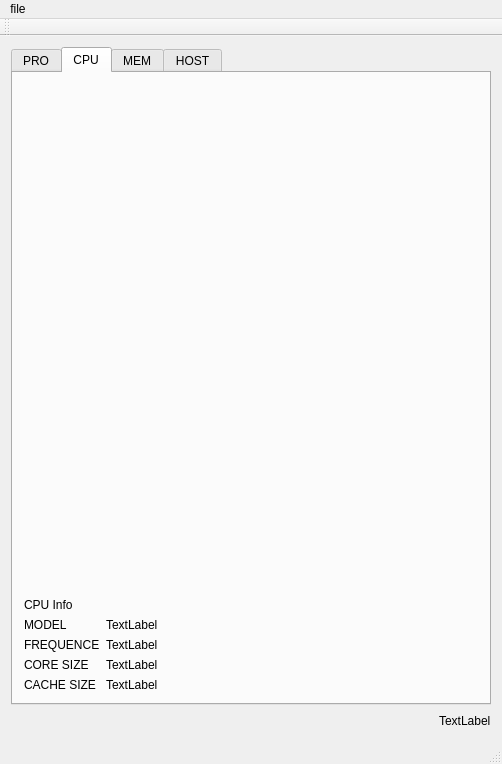
<?xml version="1.0" encoding="UTF-8"?>
<ui version="4.0">
 <class>MainWindow</class>
 <widget class="QMainWindow" name="MainWindow">
  <property name="geometry">
   <rect>
    <x>0</x>
    <y>0</y>
    <width>502</width>
    <height>421</height>
   </rect>
  </property>
  <property name="minimumSize">
   <size>
    <width>0</width>
    <height>0</height>
   </size>
  </property>
  <property name="windowTitle">
   <string>MainWindow</string>
  </property>
  <widget class="QWidget" name="centralWidget">
   <layout class="QGridLayout" name="gridLayout_5">
    <item row="0" column="0">
     <layout class="QGridLayout" name="gridLayout">
      <item row="1" column="0">
       <layout class="QHBoxLayout" name="horizontalLayout_2">
        <item>
         <spacer name="horizontalSpacer_5">
          <property name="orientation">
           <enum>Qt::Horizontal</enum>
          </property>
          <property name="sizeHint" stdset="0">
           <size>
            <width>40</width>
            <height>20</height>
           </size>
          </property>
         </spacer>
        </item>
        <item>
         <widget class="QLabel" name="status_label">
          <property name="text">
           <string>TextLabel</string>
          </property>
          <property name="margin">
           <number>2</number>
          </property>
         </widget>
        </item>
       </layout>
      </item>
      <item row="0" column="0">
       <widget class="QTabWidget" name="tabWidget">
        <property name="sizePolicy">
         <sizepolicy hsizetype="Preferred" vsizetype="Expanding">
          <horstretch>0</horstretch>
          <verstretch>0</verstretch>
         </sizepolicy>
        </property>
        <property name="currentIndex">
         <number>1</number>
        </property>
        <widget class="QWidget" name="tab">
         <attribute name="title">
          <string>PRO</string>
         </attribute>
         <layout class="QGridLayout" name="gridLayout_10">
          <item row="0" column="0">
           <layout class="QGridLayout" name="gridLayout_4">
            <item row="0" column="0">
             <layout class="QGridLayout" name="gridLayout_2">
              <item row="0" column="0">
               <widget class="QLineEdit" name="lineEdit"/>
              </item>
              <item row="0" column="1">
               <widget class="QPushButton" name="search_btn">
                <property name="text">
                 <string>SEARCH</string>
                </property>
               </widget>
              </item>
             </layout>
            </item>
            <item row="1" column="0">
             <layout class="QGridLayout" name="gridLayout_3">
              <item row="2" column="0" alignment="Qt::AlignRight">
               <widget class="QPushButton" name="killer_btn">
                <property name="text">
                 <string>KILL</string>
                </property>
               </widget>
              </item>
              <item row="1" column="0">
               <widget class="QTableWidget" name="tableWidget">
                <property name="sizePolicy">
                 <sizepolicy hsizetype="Expanding" vsizetype="Expanding">
                  <horstretch>1</horstretch>
                  <verstretch>0</verstretch>
                 </sizepolicy>
                </property>
                <property name="autoFillBackground">
                 <bool>false</bool>
                </property>
                <property name="sizeAdjustPolicy">
                 <enum>QAbstractScrollArea::AdjustToContents</enum>
                </property>
               </widget>
              </item>
             </layout>
            </item>
           </layout>
          </item>
         </layout>
        </widget>
        <widget class="QWidget" name="tab_3">
         <attribute name="title">
          <string>CPU</string>
         </attribute>
         <layout class="QGridLayout" name="gridLayout_13">
          <item row="0" column="0" colspan="2">
           <layout class="QVBoxLayout" name="verticalLayout">
            <item>
             <widget class="QChartView" name="widget" native="true">
              <property name="sizePolicy">
               <sizepolicy hsizetype="Preferred" vsizetype="Preferred">
                <horstretch>0</horstretch>
                <verstretch>0</verstretch>
               </sizepolicy>
              </property>
              <property name="minimumSize">
               <size>
                <width>0</width>
                <height>400</height>
               </size>
              </property>
             </widget>
            </item>
           </layout>
          </item>
          <item row="1" column="0">
           <widget class="QLabel" name="label_2">
            <property name="sizePolicy">
             <sizepolicy hsizetype="Preferred" vsizetype="Fixed">
              <horstretch>0</horstretch>
              <verstretch>0</verstretch>
             </sizepolicy>
            </property>
            <property name="text">
             <string>CPU Info</string>
            </property>
           </widget>
          </item>
          <item row="2" column="0">
           <layout class="QVBoxLayout" name="verticalLayout_3">
            <property name="sizeConstraint">
             <enum>QLayout::SetDefaultConstraint</enum>
            </property>
            <item>
             <widget class="QLabel" name="label_3">
              <property name="sizePolicy">
               <sizepolicy hsizetype="Fixed" vsizetype="Fixed">
                <horstretch>0</horstretch>
                <verstretch>0</verstretch>
               </sizepolicy>
              </property>
              <property name="text">
               <string>MODEL</string>
              </property>
             </widget>
            </item>
            <item>
             <widget class="QLabel" name="label_4">
              <property name="sizePolicy">
               <sizepolicy hsizetype="Fixed" vsizetype="Fixed">
                <horstretch>0</horstretch>
                <verstretch>0</verstretch>
               </sizepolicy>
              </property>
              <property name="text">
               <string>FREQUENCE</string>
              </property>
             </widget>
            </item>
            <item>
             <widget class="QLabel" name="label_5">
              <property name="sizePolicy">
               <sizepolicy hsizetype="Fixed" vsizetype="Fixed">
                <horstretch>0</horstretch>
                <verstretch>0</verstretch>
               </sizepolicy>
              </property>
              <property name="text">
               <string>CORE SIZE</string>
              </property>
             </widget>
            </item>
            <item>
             <widget class="QLabel" name="label_6">
              <property name="sizePolicy">
               <sizepolicy hsizetype="Fixed" vsizetype="Fixed">
                <horstretch>0</horstretch>
                <verstretch>0</verstretch>
               </sizepolicy>
              </property>
              <property name="text">
               <string>CACHE SIZE</string>
              </property>
             </widget>
            </item>
           </layout>
          </item>
          <item row="2" column="1">
           <layout class="QVBoxLayout" name="verticalLayout_4">
            <item>
             <widget class="QLabel" name="model_label">
              <property name="sizePolicy">
               <sizepolicy hsizetype="Preferred" vsizetype="Fixed">
                <horstretch>0</horstretch>
                <verstretch>0</verstretch>
               </sizepolicy>
              </property>
              <property name="text">
               <string>TextLabel</string>
              </property>
             </widget>
            </item>
            <item>
             <widget class="QLabel" name="frequence_label">
              <property name="sizePolicy">
               <sizepolicy hsizetype="Preferred" vsizetype="Fixed">
                <horstretch>0</horstretch>
                <verstretch>0</verstretch>
               </sizepolicy>
              </property>
              <property name="text">
               <string>TextLabel</string>
              </property>
             </widget>
            </item>
            <item>
             <widget class="QLabel" name="core_label">
              <property name="sizePolicy">
               <sizepolicy hsizetype="Preferred" vsizetype="Fixed">
                <horstretch>0</horstretch>
                <verstretch>0</verstretch>
               </sizepolicy>
              </property>
              <property name="text">
               <string>TextLabel</string>
              </property>
             </widget>
            </item>
            <item>
             <widget class="QLabel" name="cache_label">
              <property name="sizePolicy">
               <sizepolicy hsizetype="Preferred" vsizetype="Fixed">
                <horstretch>0</horstretch>
                <verstretch>0</verstretch>
               </sizepolicy>
              </property>
              <property name="text">
               <string>TextLabel</string>
              </property>
             </widget>
            </item>
           </layout>
          </item>
         </layout>
        </widget>
        <widget class="QWidget" name="tab_4">
         <attribute name="title">
          <string>MEM</string>
         </attribute>
         <layout class="QGridLayout" name="gridLayout_15">
          <item row="0" column="0">
           <layout class="QGridLayout" name="gridLayout_14">
            <item row="0" column="0">
             <widget class="QChartView" name="mem_widget" native="true">
              <property name="minimumSize">
               <size>
                <width>200</width>
                <height>300</height>
               </size>
              </property>
             </widget>
            </item>
            <item row="1" column="0">
             <widget class="QChartView" name="swap_widget" native="true">
              <property name="minimumSize">
               <size>
                <width>200</width>
                <height>300</height>
               </size>
              </property>
             </widget>
            </item>
           </layout>
          </item>
         </layout>
        </widget>
        <widget class="QWidget" name="tab_2">
         <attribute name="title">
          <string>HOST</string>
         </attribute>
         <layout class="QGridLayout" name="gridLayout_12">
          <item row="0" column="0">
           <layout class="QGridLayout" name="gridLayout_11">
            <item row="2" column="0">
             <layout class="QGridLayout" name="gridLayout_6">
              <item row="0" column="0">
               <widget class="QLabel" name="systime_label">
                <property name="maximumSize">
                 <size>
                  <width>120</width>
                  <height>16777215</height>
                 </size>
                </property>
                <property name="text">
                 <string>System Time</string>
                </property>
                <property name="alignment">
                 <set>Qt::AlignLeading|Qt::AlignLeft|Qt::AlignVCenter</set>
                </property>
               </widget>
              </item>
              <item row="0" column="2">
               <widget class="QLabel" name="systime_content_label">
                <property name="text">
                 <string>TextLabel</string>
                </property>
               </widget>
              </item>
              <item row="0" column="1">
               <spacer name="horizontalSpacer_2">
                <property name="orientation">
                 <enum>Qt::Horizontal</enum>
                </property>
                <property name="sizeType">
                 <enum>QSizePolicy::Fixed</enum>
                </property>
                <property name="sizeHint" stdset="0">
                 <size>
                  <width>10</width>
                  <height>20</height>
                 </size>
                </property>
               </spacer>
              </item>
             </layout>
            </item>
            <item row="0" column="0">
             <layout class="QGridLayout" name="gridLayout_7">
              <property name="verticalSpacing">
               <number>1</number>
              </property>
              <item row="0" column="2">
               <widget class="QLabel" name="host_content_label">
                <property name="text">
                 <string>TextLabel</string>
                </property>
               </widget>
              </item>
              <item row="0" column="0">
               <widget class="QLabel" name="host_label">
                <property name="maximumSize">
                 <size>
                  <width>120</width>
                  <height>16777215</height>
                 </size>
                </property>
                <property name="layoutDirection">
                 <enum>Qt::LeftToRight</enum>
                </property>
                <property name="text">
                 <string>Host</string>
                </property>
                <property name="alignment">
                 <set>Qt::AlignLeading|Qt::AlignLeft|Qt::AlignVCenter</set>
                </property>
                <property name="margin">
                 <number>0</number>
                </property>
               </widget>
              </item>
              <item row="0" column="1">
               <spacer name="horizontalSpacer">
                <property name="orientation">
                 <enum>Qt::Horizontal</enum>
                </property>
                <property name="sizeType">
                 <enum>QSizePolicy::Fixed</enum>
                </property>
                <property name="sizeHint" stdset="0">
                 <size>
                  <width>10</width>
                  <height>20</height>
                 </size>
                </property>
               </spacer>
              </item>
             </layout>
            </item>
            <item row="5" column="0">
             <spacer name="verticalSpacer_3">
              <property name="orientation">
               <enum>Qt::Vertical</enum>
              </property>
              <property name="sizeType">
               <enum>QSizePolicy::Fixed</enum>
              </property>
              <property name="sizeHint" stdset="0">
               <size>
                <width>20</width>
                <height>5</height>
               </size>
              </property>
             </spacer>
            </item>
            <item row="8" column="0">
             <spacer name="verticalSpacer_4">
              <property name="orientation">
               <enum>Qt::Vertical</enum>
              </property>
              <property name="sizeType">
               <enum>QSizePolicy::Fixed</enum>
              </property>
              <property name="sizeHint" stdset="0">
               <size>
                <width>20</width>
                <height>5</height>
               </size>
              </property>
             </spacer>
            </item>
            <item row="7" column="0">
             <layout class="QHBoxLayout" name="horizontalLayout_5">
              <item>
               <widget class="QLabel" name="label">
                <property name="maximumSize">
                 <size>
                  <width>120</width>
                  <height>16777215</height>
                 </size>
                </property>
                <property name="text">
                 <string>CPU</string>
                </property>
               </widget>
              </item>
              <item>
               <spacer name="horizontalSpacer_6">
                <property name="orientation">
                 <enum>Qt::Horizontal</enum>
                </property>
                <property name="sizeType">
                 <enum>QSizePolicy::Fixed</enum>
                </property>
                <property name="sizeHint" stdset="0">
                 <size>
                  <width>10</width>
                  <height>20</height>
                 </size>
                </property>
               </spacer>
              </item>
              <item>
               <widget class="QLabel" name="cpu_content_label">
                <property name="text">
                 <string>TextLabel</string>
                </property>
               </widget>
              </item>
             </layout>
            </item>
            <item row="1" column="0">
             <spacer name="verticalSpacer">
              <property name="orientation">
               <enum>Qt::Vertical</enum>
              </property>
              <property name="sizeType">
               <enum>QSizePolicy::Fixed</enum>
              </property>
              <property name="sizeHint" stdset="0">
               <size>
                <width>5</width>
                <height>5</height>
               </size>
              </property>
             </spacer>
            </item>
            <item row="6" column="0">
             <layout class="QGridLayout" name="gridLayout_9">
              <item row="0" column="0">
               <widget class="QLabel" name="sys_version_label">
                <property name="maximumSize">
                 <size>
                  <width>120</width>
                  <height>16777215</height>
                 </size>
                </property>
                <property name="text">
                 <string>System Version</string>
                </property>
                <property name="alignment">
                 <set>Qt::AlignLeading|Qt::AlignLeft|Qt::AlignVCenter</set>
                </property>
               </widget>
              </item>
              <item row="0" column="2">
               <widget class="QLabel" name="sys_version_content_label">
                <property name="text">
                 <string>TextLabel</string>
                </property>
               </widget>
              </item>
              <item row="0" column="1">
               <spacer name="horizontalSpacer_4">
                <property name="orientation">
                 <enum>Qt::Horizontal</enum>
                </property>
                <property name="sizeType">
                 <enum>QSizePolicy::Fixed</enum>
                </property>
                <property name="sizeHint" stdset="0">
                 <size>
                  <width>10</width>
                  <height>20</height>
                 </size>
                </property>
               </spacer>
              </item>
             </layout>
            </item>
            <item row="4" column="0">
             <layout class="QGridLayout" name="gridLayout_8">
              <item row="0" column="0">
               <widget class="QLabel" name="runtime_label">
                <property name="maximumSize">
                 <size>
                  <width>120</width>
                  <height>16777215</height>
                 </size>
                </property>
                <property name="text">
                 <string>Run Time</string>
                </property>
                <property name="alignment">
                 <set>Qt::AlignLeading|Qt::AlignLeft|Qt::AlignVCenter</set>
                </property>
               </widget>
              </item>
              <item row="0" column="2">
               <widget class="QLabel" name="runtime_content_label">
                <property name="text">
                 <string>TextLabel</string>
                </property>
               </widget>
              </item>
              <item row="0" column="1">
               <spacer name="horizontalSpacer_3">
                <property name="orientation">
                 <enum>Qt::Horizontal</enum>
                </property>
                <property name="sizeType">
                 <enum>QSizePolicy::Fixed</enum>
                </property>
                <property name="sizeHint" stdset="0">
                 <size>
                  <width>10</width>
                  <height>20</height>
                 </size>
                </property>
               </spacer>
              </item>
             </layout>
            </item>
            <item row="3" column="0">
             <spacer name="verticalSpacer_2">
              <property name="orientation">
               <enum>Qt::Vertical</enum>
              </property>
              <property name="sizeType">
               <enum>QSizePolicy::Fixed</enum>
              </property>
              <property name="sizeHint" stdset="0">
               <size>
                <width>5</width>
                <height>5</height>
               </size>
              </property>
             </spacer>
            </item>
           </layout>
          </item>
         </layout>
        </widget>
       </widget>
      </item>
     </layout>
    </item>
   </layout>
  </widget>
  <widget class="QMenuBar" name="menuBar">
   <property name="geometry">
    <rect>
     <x>0</x>
     <y>0</y>
     <width>502</width>
     <height>28</height>
    </rect>
   </property>
   <widget class="QMenu" name="menufile">
    <property name="title">
     <string>file</string>
    </property>
    <addaction name="actionshutdown"/>
   </widget>
   <addaction name="menufile"/>
  </widget>
  <widget class="QToolBar" name="mainToolBar">
   <attribute name="toolBarArea">
    <enum>TopToolBarArea</enum>
   </attribute>
   <attribute name="toolBarBreak">
    <bool>false</bool>
   </attribute>
  </widget>
  <widget class="QStatusBar" name="statusBar"/>
  <action name="actionshutdown">
   <property name="text">
    <string>shutdown</string>
   </property>
  </action>
 </widget>
 <layoutdefault spacing="6" margin="11"/>
 <customwidgets>
  <customwidget>
   <class>QChartView</class>
   <extends>QWidget</extends>
   <header>qchartview.h</header>
   <container>1</container>
  </customwidget>
 </customwidgets>
 <resources/>
 <connections/>
</ui>
